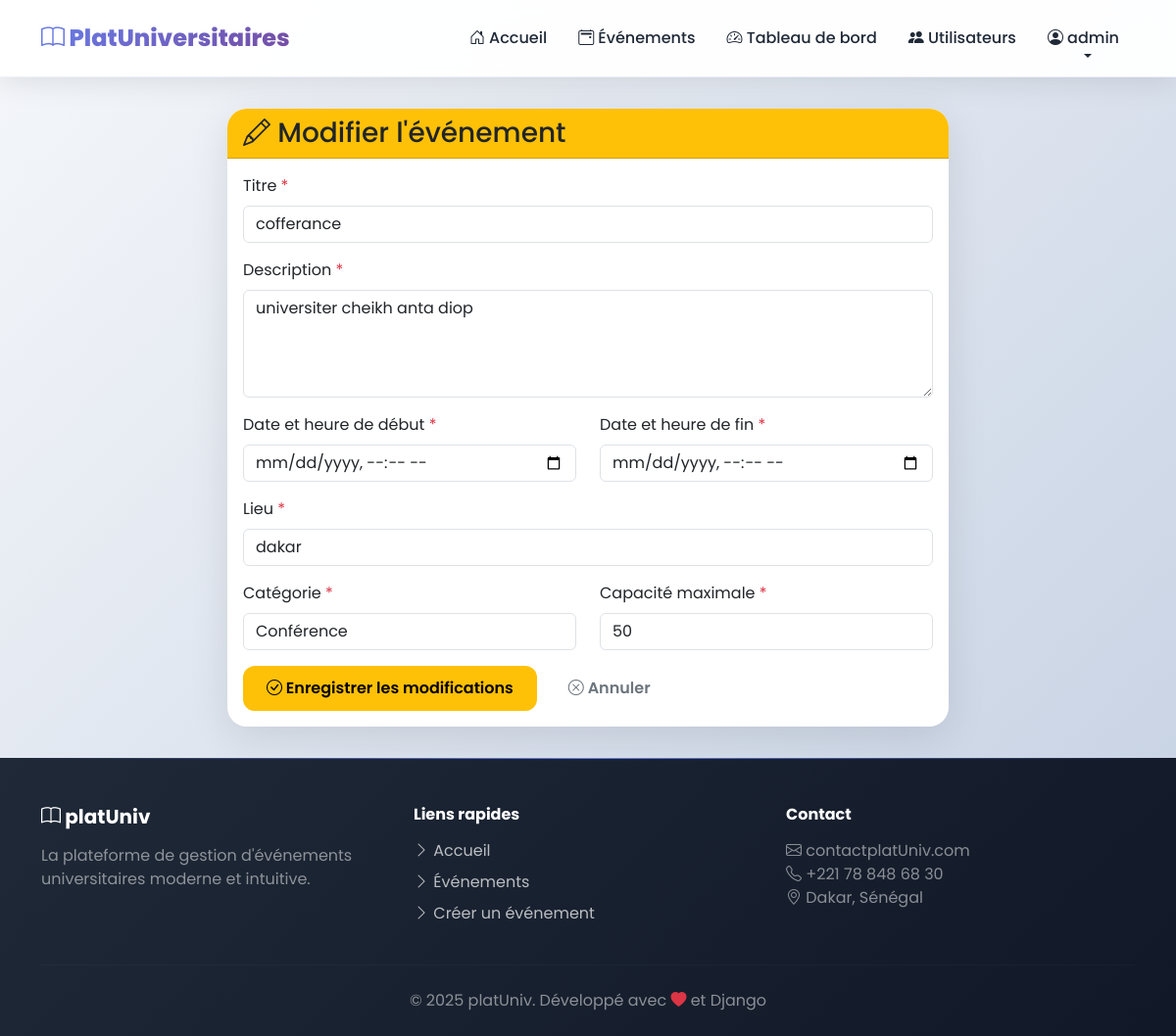
/evenements/6/modifier/ (signed in), run on the app's committed database.
### evenements/models.py (models this page shows, shortened)
class Utilisateur(AbstractUser):
    ROLE_CHOICES = [
        ('etudiant', 'Étudiant'),
        ('admin', 'Administrateur'),
    ]
    role = models.CharField(max_length=20, choices=ROLE_CHOICES, default='etudiant')
    departement = models.CharField(max_length=100, blank=True)
    telephone = models.CharField(max_length=20, blank=True)
    class Meta:
        verbose_name = 'Utilisateur'
        verbose_name_plural = 'Utilisateurs'
    def est_admin(self):
        return self.role == 'admin'

class Evenement(models.Model):
    CATEGORIE_CHOICES = [
        ('conference', 'Conférence'),
        ('soutenance', 'Soutenance'),
        ('atelier', 'Atelier'),
        ('culturel', 'Activité Culturelle'),
        ('autre', 'Autre'),
    ]
    STATUT_CHOICES = [
        ('en_attente', 'En attente de validation'),
        ('valide', 'Validé'),
        ('refuse', 'Refusé'),
        ('annule', 'Annulé'),
    ]
    titre = models.CharField(max_length=200)
    description = models.TextField()
    date_debut = models.DateTimeField()
    date_fin = models.DateTimeField()
    lieu = models.CharField(max_length=200)
    categorie = models.CharField(max_length=20, choices=CATEGORIE_CHOICES)
    capacite_max = models.IntegerField(default=50, help_text="Nombre maximum de participants")
    organisateur = models.ForeignKey(Utilisateur, on_delete=models.CASCADE, related_name='evenements_organises')
    statut = models.CharField(max_length=20, choices=STATUT_CHOICES, default='en_attente')
    date_creation = models.DateTimeField(auto_now_add=True)
    date_modification = models.DateTimeField(auto_now=True)
    class Meta:
        verbose_name = 'Événement'
        verbose_name_plural = 'Événements'
        ordering = ['date_debut']
    def peut_modifier(self, utilisateur):
        return self.organisateur == utilisateur or utilisateur.est_admin()

### evenements/views.py (the view)
# urls.py: path('evenements/<int:pk>/modifier/', views.modifier_evenement, name='modifier_evenement'),
@login_required
def modifier_evenement(request, pk):
    evenement = get_object_or_404(Evenement, pk=pk)
    if not evenement.peut_modifier(request.user):
        messages.error(request, "Vous n'avez pas la permission de modifier cet événement.")
        return redirect('detail_evenement', pk=pk)
    if request.method == 'POST':
        form = EvenementForm(request.POST, instance=evenement)
        if form.is_valid():
            form.save()
            messages.success(request, 'Événement modifié avec succès !')
            return redirect('detail_evenement', pk=pk)
    else:
        form = EvenementForm(instance=evenement)
    return render(request, 'evenements/modifier_evenement.html', {'form': form, 'evenement': evenement})

### evenements/templates/evenements/modifier_evenement.html (shortened to what this page needs)
{% extends 'evenements/base.html' %}
{% block content %}
<div class="container">
    <div class="row justify-content-center">
        <div class="col-lg-8">
            <div class="card">
                <div class="card-header bg-warning">
                    <h3 class="mb-0">
                        <i class="bi bi-pencil"></i> Modifier l'événement
                    </h3>
                </div>
                <div class="card-body">
                    <form method="post">
                        <div class="mb-3">
                            <label for="{{ form.titre.id_for_label }}" class="form-label">
                                {{ form.titre.label }} <span class="text-danger">*</span>
                            </label>
                            {{ form.titre }}
                        </div>
                        <div class="mb-3">
                            <label for="{{ form.description.id_for_label }}" class="form-label">
                                {{ form.description.label }} <span class="text-danger">*</span>
                            </label>
                            {{ form.description }}
                        </div>
                        <div class="row">
                            <div class="col-md-6 mb-3">
                                <label for="{{ form.date_debut.id_for_label }}" class="form-label">
                                    {{ form.date_debut.label }} <span class="text-danger">*</span>
                                </label>
                                {{ form.date_debut }}
                            </div>
                            <div class="col-md-6 mb-3">
                                <label for="{{ form.date_fin.id_for_label }}" class="form-label">
                                    {{ form.date_fin.label }} <span class="text-danger">*</span>
                                </label>
                                {{ form.date_fin }}
                            </div>
                        </div>
                        <div class="mb-3">
                            <label for="{{ form.lieu.id_for_label }}" class="form-label">
                                {{ form.lieu.label }} <span class="text-danger">*</span>
                            </label>
                            {{ form.lieu }}
                        </div>
                        <div class="row">
                            <div class="col-md-6 mb-3">
                                <label for="{{ form.categorie.id_for_label }}" class="form-label">
                                    {{ form.categorie.label }} <span class="text-danger">*</span>
                                </label>
                                {{ form.categorie }}
                            </div>
                            <div class="col-md-6 mb-3">
                                <label for="{{ form.capacite_max.id_for_label }}" class="form-label">
                                    {{ form.capacite_max.label }} <span class="text-danger">*</span>
                                </label>
                                {{ form.capacite_max }}
                            </div>
                        </div>
                        <div class="d-flex gap-2">
                            <button type="submit" class="btn btn-warning">
                                <i class="bi bi-check-circle"></i> Enregistrer les modifications
                            </button>
                            <a href="{% url 'detail_evenement' evenement.pk %}" class="btn btn-outline-secondary">
                                <i class="bi bi-x-circle"></i> Annuler
                            </a>
                        </div>
                    </form>
                </div>
            </div>
        </div>
    </div>
</div>
{% endblock %}

### evenements/templates/evenements/base.html (shortened to what this page needs)
<!DOCTYPE html>
<html lang="fr">
<head>
    <link href="https://cdn.jsdelivr.net/npm/bootstrap@5.3.0/dist/css/bootstrap.min.css" rel="stylesheet">
    <link rel="stylesheet" href="https://cdn.jsdelivr.net/npm/bootstrap-icons@1.10.0/font/bootstrap-icons.css">
</head>
<body>
    <nav class="navbar navbar-expand-lg sticky-top" id="mainNav">
        <div class="container">
            <a class="navbar-brand" href="{% url 'accueil' %}">
                <i class="bi bi-book"></i> PlatUniversitaires
            </a>
            <div class="collapse navbar-collapse" id="navbarNav">
                <ul class="navbar-nav ms-auto align-items-center">
                    <li class="nav-item">
                        <a class="nav-link" href="{% url 'accueil' %}">
                            <i class="bi bi-house-door"></i> Accueil
                        </a>
                    </li>
                    {% if user.is_authenticated %}
                        <li class="nav-item">
                            <a class="nav-link" href="{% url 'liste_evenements' %}">
                                <i class="bi bi-calendar2-event"></i> Événements
                            </a>
                        </li>
                        <li class="nav-item">
                            <a class="nav-link" href="{% url 'tableau_bord' %}">
                                <i class="bi bi-speedometer2"></i> Tableau de bord
                            </a>
                        </li>
                        {% if user.est_admin %}
                            <li class="nav-item">
                                <a class="nav-link" href="{% url 'gestion_utilisateurs' %}">
                                    <i class="bi bi-people-fill"></i> Utilisateurs
                                </a>
                            </li>
                        {% endif %}
                        <li class="nav-item dropdown">
                            <a class="nav-link dropdown-toggle" href="#" role="button" data-bs-toggle="dropdown">
                                <i class="bi bi-person-circle"></i> {{ user.first_name|default:user.username }}
                            </a>
                        </li>
                    {% endif %}
                </ul>
            </div>
        </div>
    </nav>
    <main class="fade-in">
        {% block content %}{% endblock %}
    </main>
    <footer>
        <div class="container">
            <div class="row">
                <div class="col-lg-4 mb-4 mb-lg-0">
                    <h5 class="fw-bold mb-3">
                        <i class="bi bi-book"></i> platUniv
                    </h5>
                    <p class="text-white-50">
                        La plateforme de gestion d'événements universitaires moderne et intuitive.
                    </p>
                </div>
                <div class="col-lg-4 mb-4 mb-lg-0">
                    <h6 class="fw-bold mb-3">Liens rapides</h6>
                    <ul class="list-unstyled footer-links">
                        <li class="mb-2">
                            <a href="{% url 'accueil' %}">
                                <i class="bi bi-chevron-right"></i> Accueil
                            </a>
                        </li>
                        <li class="mb-2">
                            <a href="{% url 'liste_evenements' %}">
                                <i class="bi bi-chevron-right"></i> Événements
                            </a>
                        </li>
                        {% if user.is_authenticated %}
                        <li class="mb-2">
                            <a href="{% url 'creer_evenement' %}">
                                <i class="bi bi-chevron-right"></i> Créer un événement
                            </a>
                        </li>
                        {% endif %}
                    </ul>
                </div>
                <div class="col-lg-4">
                    <h6 class="fw-bold mb-3">Contact</h6>
                    <p class="text-white-50">
                        <i class="bi bi-envelope"></i> contactplatUniv.com<br>
                        <i class="bi bi-telephone"></i> +221 78 848 68 30<br>
                        <i class="bi bi-geo-alt"></i> Dakar, Sénégal
                    </p>
                </div>
            </div>
            <hr class="my-4" style="border-color: rgba(255,255,255,0.1);">
            <div class="text-center text-white-50">
                <p class="mb-0">© 2025 platUniv. Développé avec <i class="bi bi-heart-fill text-danger"></i> et Django</p>
            </div>
        </div>
    </footer>
</body>
</html>

### evenements/templates/evenements/base.html (style rules this page uses)
:root { --primary-color: #667eea; --secondary-color: #764ba2; --success-color: #10b981; --warning-color: #f59e0b; --danger-color: #ef4444; --dark-color: #1f2937; --light-color: #f9fafb; }
* { margin: 0; padding: 0; box-sizing: border-box; }
body { min-height: 100vh; display: flex; flex-direction: column; font-family: 'Poppins', sans-serif; background: linear-gradient(135deg, #f5f7fa 0%, #c3cfe2 100%); background-attachment: fixed; }
.navbar { background: rgba(255, 255, 255, 0.95) !important; backdrop-filter: blur(10px); box-shadow: 0 4px 30px rgba(0, 0, 0, 0.1); border-bottom: 1px solid rgba(102, 126, 234, 0.1); padding: 1rem 0; transition: all 0.3s ease; }
.navbar-brand { font-weight: 800; font-size: 1.5rem; background: linear-gradient(135deg, var(--primary-color), var(--secondary-color)); -webkit-background-clip: text; -webkit-text-fill-color: transparent; background-clip: text; transition: all 0.3s ease; }
.nav-link { color: var(--dark-color) !important; font-weight: 500; position: relative; transition: all 0.3s ease; margin: 0 0.5rem; }
.nav-link::after { content: ''; position: absolute; bottom: 0; left: 50%; width: 0; height: 2px; background: linear-gradient(135deg, var(--primary-color), var(--secondary-color)); transition: all 0.3s ease; transform: translateX(-50%); }
main { flex: 1; padding-top: 2rem; padding-bottom: 2rem; }
.card { border: none; border-radius: 20px; box-shadow: 0 10px 40px rgba(0, 0, 0, 0.1); transition: all 0.4s cubic-bezier(0.165, 0.84, 0.44, 1); overflow: hidden; background: white; }
.card::before { content: ''; position: absolute; top: 0; left: 0; width: 100%; height: 100%; background: linear-gradient(135deg, var(--primary-color), var(--secondary-color)); opacity: 0; transition: opacity 0.4s ease; z-index: 0; }
.card-body { position: relative; z-index: 1; }
.btn { border-radius: 12px; padding: 0.7rem 1.5rem; font-weight: 600; transition: all 0.3s ease; border: none; position: relative; overflow: hidden; }
.btn::before { content: ''; position: absolute; top: 50%; left: 50%; width: 0; height: 0; border-radius: 50%; background: rgba(255, 255, 255, 0.3); transform: translate(-50%, -50%); transition: width 0.6s, height 0.6s; }
footer { background: linear-gradient(135deg, #1f2937 0%, #111827 100%); color: white; padding: 3rem 0 1.5rem; margin-top: auto; position: relative; overflow: hidden; }
footer::before { content: ''; position: absolute; top: 0; left: 0; right: 0; height: 1px; background: linear-gradient(90deg, transparent, var(--primary-color), transparent); }
.footer-links a { color: rgba(255, 255, 255, 0.7); text-decoration: none; transition: all 0.3s ease; display: inline-block; }
.fade-in { animation: fadeIn 0.6s ease; }

### data on the page
Utilisateur: first_name "admin"
Evenement: titre "cofferance", description "universiter cheikh anta diop", lieu "dakar", categorie "Conférence", capacite_max "50"
